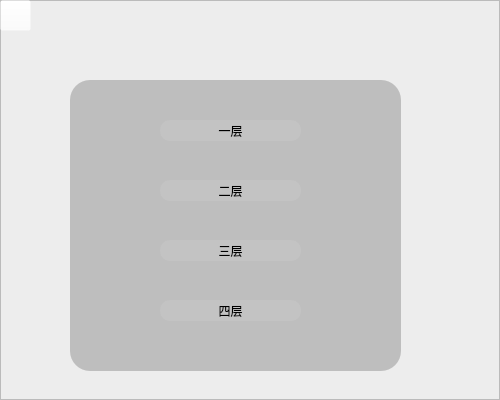
<?xml version="1.0" encoding="UTF-8"?>
<ui version="4.0">
 <class>reservation_page</class>
 <widget class="QWidget" name="reservation_page">
  <property name="geometry">
   <rect>
    <x>0</x>
    <y>0</y>
    <width>500</width>
    <height>400</height>
   </rect>
  </property>
  <property name="windowTitle">
   <string>Form</string>
  </property>
  <widget class="QFrame" name="frame">
   <property name="geometry">
    <rect>
     <x>0</x>
     <y>0</y>
     <width>500</width>
     <height>400</height>
    </rect>
   </property>
   <property name="styleSheet">
    <string notr="true">QFrame#frame{
	border-image: url(:/background/picture/liangtushu.jpg);
}</string>
   </property>
   <property name="frameShape">
    <enum>QFrame::StyledPanel</enum>
   </property>
   <property name="frameShadow">
    <enum>QFrame::Raised</enum>
   </property>
   <widget class="QWidget" name="widget_2" native="true">
    <property name="geometry">
     <rect>
      <x>0</x>
      <y>0</y>
      <width>500</width>
      <height>400</height>
     </rect>
    </property>
    <property name="styleSheet">
     <string notr="true">background-color: rgba(213, 213, 213, 21);</string>
    </property>
    <widget class="QLabel" name="label">
     <property name="geometry">
      <rect>
       <x>70</x>
       <y>80</y>
       <width>331</width>
       <height>291</height>
      </rect>
     </property>
     <property name="styleSheet">
      <string notr="true"> border-radius:20px;
background-color: rgba(138, 138, 138, 120);
</string>
     </property>
     <property name="text">
      <string/>
     </property>
    </widget>
    <widget class="QPushButton" name="firstButton">
     <property name="geometry">
      <rect>
       <x>160</x>
       <y>120</y>
       <width>141</width>
       <height>21</height>
      </rect>
     </property>
     <property name="styleSheet">
      <string notr="true">font: 12pt &quot;仿宋&quot;;
background-color: rgba(199, 199, 199,120);
   border-radius:10px;</string>
     </property>
     <property name="text">
      <string>一层</string>
     </property>
    </widget>
    <widget class="QPushButton" name="secondButton">
     <property name="geometry">
      <rect>
       <x>160</x>
       <y>180</y>
       <width>141</width>
       <height>21</height>
      </rect>
     </property>
     <property name="styleSheet">
      <string notr="true">font: 12pt &quot;仿宋&quot;;
background-color: rgba(199, 199,199, 120);

   border-radius:10px;</string>
     </property>
     <property name="text">
      <string>二层</string>
     </property>
    </widget>
    <widget class="QPushButton" name="thirdButton">
     <property name="geometry">
      <rect>
       <x>160</x>
       <y>240</y>
       <width>141</width>
       <height>21</height>
      </rect>
     </property>
     <property name="styleSheet">
      <string notr="true">font: 12pt &quot;仿宋&quot;;
background-color: rgba(199, 199, 199,120);

   border-radius:10px;</string>
     </property>
     <property name="text">
      <string>三层</string>
     </property>
    </widget>
    <widget class="QPushButton" name="forthButton">
     <property name="geometry">
      <rect>
       <x>160</x>
       <y>300</y>
       <width>141</width>
       <height>21</height>
      </rect>
     </property>
     <property name="styleSheet">
      <string notr="true">font: 12pt &quot;仿宋&quot;;
background-color: rgba(199, 199, 199,120);

   border-radius:10px;</string>
     </property>
     <property name="text">
      <string>四层</string>
     </property>
    </widget>
    <widget class="QPushButton" name="backButton">
     <property name="geometry">
      <rect>
       <x>0</x>
       <y>0</y>
       <width>31</width>
       <height>31</height>
      </rect>
     </property>
     <property name="styleSheet">
      <string notr="true">
border-image: url(:/new/prefix1/back.png);
background-color: rgba(255, 255, 255, 0);
</string>
     </property>
     <property name="text">
      <string/>
     </property>
    </widget>
   </widget>
  </widget>
 </widget>
 <resources/>
 <connections/>
</ui>
